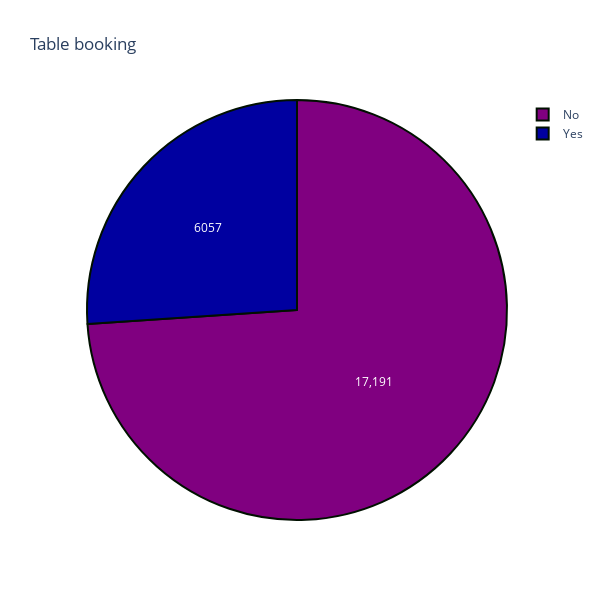

The notebook cell this image was saved under:
### Code cell
x=df['book_table'].value_counts()
colors = ['#800080', '#0000A0']

trace=go.Pie(labels=x.index,values=x,textinfo="value",
            marker=dict(colors=colors, 
                           line=dict(color='#001000', width=2)))
layout=go.Layout(title="Table booking",width=600,height=600)
fig=go.Figure(data=[trace],layout=layout)
py.iplot(fig, filename='pie_chart_subplots')

### Figure 1 — Plotly figure (JSON) as saved in the notebook; plotly's stock layout.template omitted (floating-point values rounded to 4 significant figures)
{"data": [{"labels": ["No", "Yes"], "marker": {"colors": ["#800080", "#0000A0"], "line": {"color": "#001000", "width": 2}}, "textinfo": "value", "type": "pie", "values": [17191, 6057]}], "layout": {"height": 600, "title": {"text": "Table booking"}, "width": 600}}
